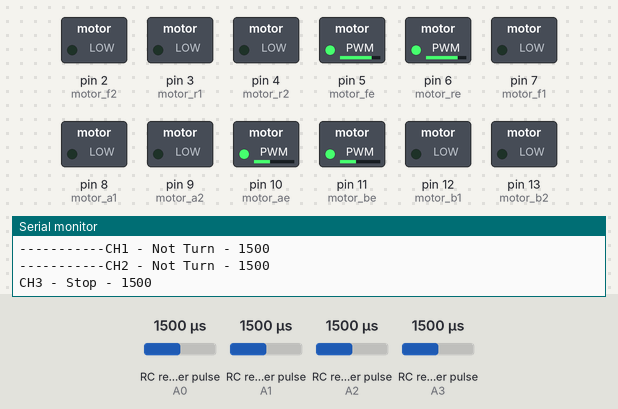
The sketch below on a simulated Arduino Uno, built with avr-gcc and run on an emulated ATmega328P. Shown: switched loads named in the sketch (green lamp = pin HIGH), the last lines printed to the serial monitor. Wiring (inferred from the names in the program): 4 × RC receiver channel: data A0 / data A1 / data A2 / data A3. The test bench sets the inputs (shaded band); at power-on: RC receiver pulse (sensors on A0, A1, A2, A3) 1500 µs.

Above: at 1.2 s.
1.3 s: RC receiver pulse (sensor on A0) set to 1110 µs
2.8 s: RC receiver pulse (sensor on A0) set to 1087 µs
At 3.3 s:
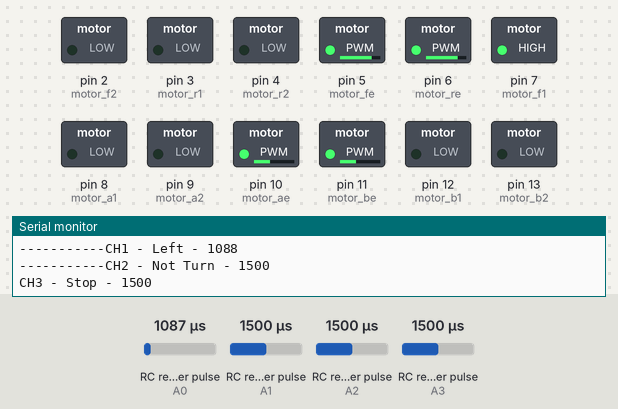
4.5 s: RC receiver pulse (sensor on A1) set to 1693 µs
6.0 s: RC receiver pulse (sensor on A1) set to 1714 µs
At 6.5 s:
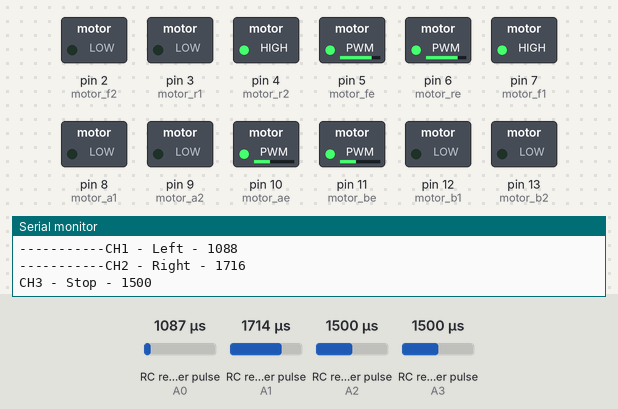
7.5 s: RC receiver pulse (sensor on A2) set to 1208 µs
9.0 s: RC receiver pulse (sensor on A2) set to 1190 µs
At 9.5 s:
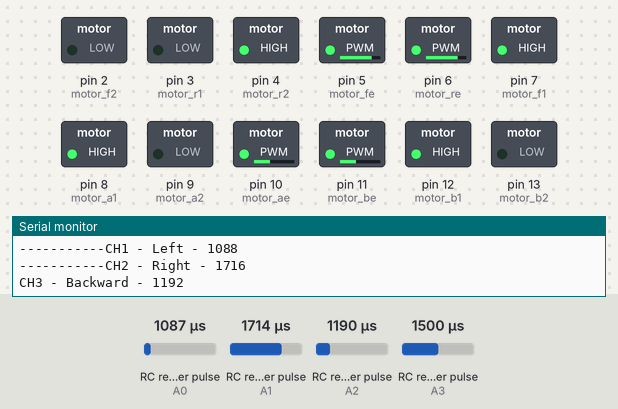
Timing chart, 0 to 11.5 s (numbered marks = the images above; inputs shaded):
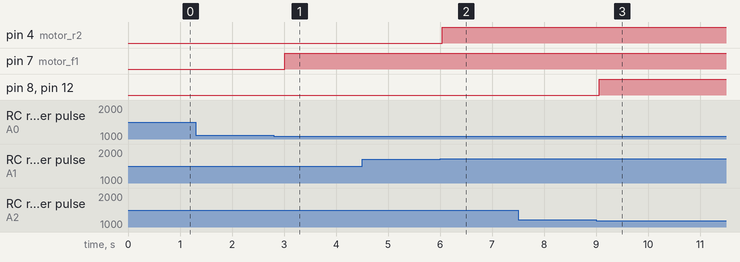

The sketch:

belaz-v5.ino
```cpp
#include <EnableInterrupt.h>

#define SERIAL_PORT_SPEED 115200
#define RC_NUM_CHANNELS  4

#define RC_CH1  0
#define RC_CH2  1
#define RC_CH3  2
#define RC_CH4  3

#define RC_CH1_INPUT  A0
#define RC_CH2_INPUT  A1
#define RC_CH3_INPUT  A2
#define RC_CH4_INPUT  A3

int ch1_val;
int ch2_val;
int ch3_val;
int ch4_val;

int motor_a1 = 8;
int motor_a2 = 9;
int motor_ae = 10;
int motor_be = 11;
int motor_b1 = 12;
int motor_b2 = 13;

int motor_f1 = 7;
int motor_f2 = 2;
int motor_r1 = 3;
int motor_r2 = 4;
int motor_fe = 5;
int motor_re = 6;

uint16_t rc_values[RC_NUM_CHANNELS];
uint32_t rc_start[RC_NUM_CHANNELS];
volatile uint16_t rc_shared[RC_NUM_CHANNELS];

void rc_read_values() {
  noInterrupts();
  memcpy(rc_values, (const void *)rc_shared, sizeof(rc_shared));
  interrupts();
}

void calc_input(uint8_t channel, uint8_t input_pin) {
  if (digitalRead(input_pin) == HIGH) {
    rc_start[channel] = micros();
  } else {
    uint16_t rc_compare = (uint16_t)(micros() - rc_start[channel]);
    rc_shared[channel] = rc_compare;
  }
}

void calc_ch1() { calc_input(RC_CH1, RC_CH1_INPUT); }
void calc_ch2() { calc_input(RC_CH2, RC_CH2_INPUT); }
void calc_ch3() { calc_input(RC_CH3, RC_CH3_INPUT); }
void calc_ch4() { calc_input(RC_CH4, RC_CH4_INPUT); }

void setup() {
  Serial.begin(SERIAL_PORT_SPEED);

  pinMode(motor_a1, OUTPUT);
  pinMode(motor_a2, OUTPUT);
  pinMode(motor_b1, OUTPUT);
  pinMode(motor_b2, OUTPUT);

  pinMode(motor_ae, OUTPUT);
  pinMode(motor_be, OUTPUT);

  analogWrite(motor_ae, 100);
  analogWrite(motor_be, 100);

  pinMode(motor_f1, OUTPUT);
  pinMode(motor_f2, OUTPUT);
  pinMode(motor_r1, OUTPUT);
  pinMode(motor_r2, OUTPUT);

  pinMode(motor_fe, OUTPUT);
  pinMode(motor_re, OUTPUT);

  analogWrite(motor_fe, 200);
  analogWrite(motor_re, 200);

  pinMode(RC_CH1_INPUT, INPUT);
  pinMode(RC_CH2_INPUT, INPUT);
  pinMode(RC_CH3_INPUT, INPUT);
  pinMode(RC_CH4_INPUT, INPUT);

  enableInterrupt(RC_CH1_INPUT, calc_ch1, CHANGE);
  enableInterrupt(RC_CH2_INPUT, calc_ch2, CHANGE);
  enableInterrupt(RC_CH3_INPUT, calc_ch3, CHANGE);
  enableInterrupt(RC_CH4_INPUT, calc_ch4, CHANGE);
}

void loop() {
  rc_read_values();

  ch1_val = rc_values[RC_CH1];
  ch2_val = rc_values[RC_CH2];
  ch3_val = rc_values[RC_CH3];
  ch4_val = rc_values[RC_CH4];

  if (ch1_val >1700) {
    f_right();
    Serial.print("-----------CH1 - Right - ");
    Serial.println(ch1_val);
  }

  if (ch1_val > 1200 && ch1_val < 1700) {
    f_stopturn();
    Serial.print("-----------CH1 - Not Turn - ");
    Serial.println(ch1_val);
  }

  if (ch1_val > 10 && ch1_val < 1100) {
    f_left();
    Serial.print("-----------CH1 - Left - ");
    Serial.println(ch1_val);
  }

  // for real turning
  if (ch2_val >1700) {
    r_right();
    Serial.print("-----------CH2 - Right - ");
    Serial.println(ch2_val);
  }

  if (ch2_val > 1200 && ch2_val < 1700) {
    r_stopturn();
    Serial.print("-----------CH2 - Not Turn - ");
    Serial.println(ch2_val);
  }

  if (ch2_val > 10 && ch2_val < 1100) {
    r_left();
    Serial.print("-----------CH2 - Left - ");
    Serial.println(ch2_val);
  }

// for forward - backward

  if (ch3_val >1800) {
    front();
    Serial.print("CH3 - Forward - ");
    Serial.println(ch3_val);
  }

  if (ch3_val > 1200 && ch3_val < 1800) {
    stop1();
    Serial.print("CH3 - Stop - ");
    Serial.println(ch3_val);
  }

  if (ch3_val > 10 && ch3_val < 1200) {
     back();
     Serial.print("CH3 - Backward - ");
     Serial.println(ch3_val);
  }

  delay(200);
}

void front(){
    digitalWrite(motor_a1,LOW);
    digitalWrite(motor_a2,HIGH);
    digitalWrite(motor_b1,LOW);
    digitalWrite(motor_b2,HIGH);
}

void back(){
    digitalWrite(motor_a1,HIGH);
    digitalWrite(motor_a2,LOW);
    digitalWrite(motor_b1,HIGH);
    digitalWrite(motor_b2,LOW);
}

void stop1(){
    digitalWrite(motor_a1,LOW);
    digitalWrite(motor_a2,LOW);
    digitalWrite(motor_b1,LOW);
    digitalWrite(motor_b2,LOW);
}

void f_left(){
    digitalWrite(motor_f1,HIGH);
    digitalWrite(motor_f2,LOW);
}

void f_right(){
    digitalWrite(motor_f1,LOW);
    digitalWrite(motor_f2,HIGH);
}

void r_left(){
    digitalWrite(motor_r1,HIGH);
    digitalWrite(motor_r2,LOW);
}

void r_right(){
    digitalWrite(motor_r1,LOW);
    digitalWrite(motor_r2,HIGH);
}

void f_stopturn(){
    digitalWrite(motor_f1,LOW);
    digitalWrite(motor_f2,LOW);
}

void r_stopturn(){
    digitalWrite(motor_r1,LOW);
    digitalWrite(motor_r2,LOW);
}
```

Measured:
- the behaviour switches between 1098 and 1097 µs on RC receiver pulse (sensor on A0) (found by bisection; images 0 and 1)
- the behaviour switches between 1701 and 1702 µs on RC receiver pulse (sensor on A1) (found by bisection; images 1 and 2)
- the behaviour switches between 1198 and 1197 µs on RC receiver pulse (sensor on A2) (found by bisection; images 2 and 3)
- after the input at 2.8 s, pin 7 (motor_f1): LOW → HIGH after 0.22 s
- after the input at 6.0 s, pin 4 (motor_r2): LOW → HIGH at once
- after the input at 9.0 s, pin 8 (motor_a1), pin 12 (motor_b1): LOW → HIGH after 0.06 s
